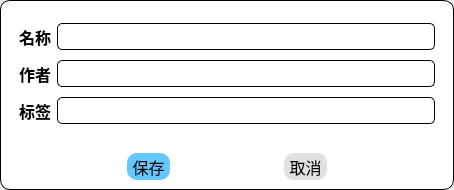
<?xml version="1.0" encoding="UTF-8"?>
<ui version="4.0">
 <class>NoteEdit</class>
 <widget class="QDialog" name="NoteEdit">
  <property name="geometry">
   <rect>
    <x>0</x>
    <y>0</y>
    <width>454</width>
    <height>190</height>
   </rect>
  </property>
  <property name="windowTitle">
   <string>Dialog</string>
  </property>
  <layout class="QGridLayout" name="gridLayout">
   <property name="leftMargin">
    <number>0</number>
   </property>
   <property name="topMargin">
    <number>0</number>
   </property>
   <property name="rightMargin">
    <number>0</number>
   </property>
   <property name="bottomMargin">
    <number>0</number>
   </property>
   <item row="0" column="0">
    <widget class="QFrame" name="frame">
     <property name="styleSheet">
      <string notr="true">QFrame#frame{
	border:1px solid rgb(0,0,0);
	border-radius:10px;
	background-color: rgb(255, 255, 255);
}</string>
     </property>
     <property name="frameShape">
      <enum>QFrame::StyledPanel</enum>
     </property>
     <property name="frameShadow">
      <enum>QFrame::Raised</enum>
     </property>
     <layout class="QVBoxLayout" name="verticalLayout" stretch="4,1">
      <property name="bottomMargin">
       <number>0</number>
      </property>
      <item>
       <widget class="QWidget" name="widget_2" native="true">
        <layout class="QGridLayout" name="gridLayout_2">
         <item row="0" column="0">
          <widget class="QLabel" name="label">
           <property name="font">
            <font>
             <family>楷体</family>
             <pointsize>12</pointsize>
             <weight>75</weight>
             <bold>true</bold>
            </font>
           </property>
           <property name="text">
            <string>名称</string>
           </property>
          </widget>
         </item>
         <item row="0" column="1">
          <widget class="QLineEdit" name="lineEdit">
           <property name="font">
            <font>
             <family>楷体</family>
             <pointsize>12</pointsize>
            </font>
           </property>
           <property name="styleSheet">
            <string notr="true">border:1px solid rgb(0,0,0);
border-radius:5px;</string>
           </property>
          </widget>
         </item>
         <item row="1" column="0">
          <widget class="QLabel" name="label_2">
           <property name="font">
            <font>
             <family>楷体</family>
             <pointsize>12</pointsize>
             <weight>75</weight>
             <bold>true</bold>
            </font>
           </property>
           <property name="text">
            <string>作者</string>
           </property>
          </widget>
         </item>
         <item row="1" column="1">
          <widget class="QLineEdit" name="lineEdit_2">
           <property name="font">
            <font>
             <family>楷体</family>
             <pointsize>12</pointsize>
            </font>
           </property>
           <property name="styleSheet">
            <string notr="true">border:1px solid rgb(0,0,0);
border-radius:5px;</string>
           </property>
          </widget>
         </item>
         <item row="2" column="0">
          <widget class="QLabel" name="label_3">
           <property name="font">
            <font>
             <family>楷体</family>
             <pointsize>12</pointsize>
             <weight>75</weight>
             <bold>true</bold>
            </font>
           </property>
           <property name="text">
            <string>标签</string>
           </property>
          </widget>
         </item>
         <item row="2" column="1">
          <widget class="QLineEdit" name="lineEdit_3">
           <property name="font">
            <font>
             <family>楷体</family>
             <pointsize>12</pointsize>
            </font>
           </property>
           <property name="styleSheet">
            <string notr="true">border:1px solid rgb(0,0,0);
border-radius:5px;</string>
           </property>
          </widget>
         </item>
        </layout>
       </widget>
      </item>
      <item>
       <widget class="QWidget" name="widget" native="true">
        <layout class="QHBoxLayout" name="horizontalLayout">
         <item>
          <spacer name="horizontalSpacer">
           <property name="orientation">
            <enum>Qt::Horizontal</enum>
           </property>
           <property name="sizeHint" stdset="0">
            <size>
             <width>40</width>
             <height>20</height>
            </size>
           </property>
          </spacer>
         </item>
         <item>
          <widget class="QToolButton" name="toolButton">
           <property name="sizePolicy">
            <sizepolicy hsizetype="Preferred" vsizetype="Preferred">
             <horstretch>0</horstretch>
             <verstretch>0</verstretch>
            </sizepolicy>
           </property>
           <property name="font">
            <font>
             <family>楷体</family>
             <pointsize>12</pointsize>
            </font>
           </property>
           <property name="styleSheet">
            <string notr="true">QToolButton{
	background-color: rgb(100, 200, 255);
	border-radius: 10px;
}
QToolButton:hover{
	background-color: rgb(80, 180, 255);
	border-radius: 10px;
}</string>
           </property>
           <property name="text">
            <string>保存</string>
           </property>
           <property name="autoRaise">
            <bool>true</bool>
           </property>
          </widget>
         </item>
         <item>
          <spacer name="horizontalSpacer_3">
           <property name="orientation">
            <enum>Qt::Horizontal</enum>
           </property>
           <property name="sizeHint" stdset="0">
            <size>
             <width>40</width>
             <height>20</height>
            </size>
           </property>
          </spacer>
         </item>
         <item>
          <widget class="QToolButton" name="toolButton_2">
           <property name="sizePolicy">
            <sizepolicy hsizetype="Preferred" vsizetype="Preferred">
             <horstretch>0</horstretch>
             <verstretch>0</verstretch>
            </sizepolicy>
           </property>
           <property name="font">
            <font>
             <family>楷体</family>
             <pointsize>12</pointsize>
            </font>
           </property>
           <property name="styleSheet">
            <string notr="true">QToolButton{
	background-color: rgb(225, 225, 225);
	border-radius: 10px;
}
QToolButton:hover{
	background-color: rgb(200, 200, 200);
	border-radius: 10px;
}</string>
           </property>
           <property name="text">
            <string>取消</string>
           </property>
           <property name="autoRaise">
            <bool>true</bool>
           </property>
          </widget>
         </item>
         <item>
          <spacer name="horizontalSpacer_2">
           <property name="orientation">
            <enum>Qt::Horizontal</enum>
           </property>
           <property name="sizeHint" stdset="0">
            <size>
             <width>40</width>
             <height>20</height>
            </size>
           </property>
          </spacer>
         </item>
        </layout>
       </widget>
      </item>
     </layout>
    </widget>
   </item>
  </layout>
 </widget>
 <resources/>
 <connections/>
</ui>
